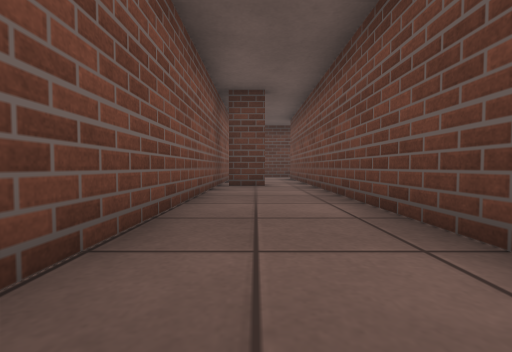
view 1 (above)

18 first-person views from a walk through a world built for the Gazebo simulator. The camera is 0.5 m above the floor, tilts 2° down and sees 90° across. The floor is counted in squares, 1 m on a side. Each view is taken from the middle of a square. On the plan, view 1 faces up. The plan holds only what a view shows up to about 9 squares ahead; the rest is blank.

view 2
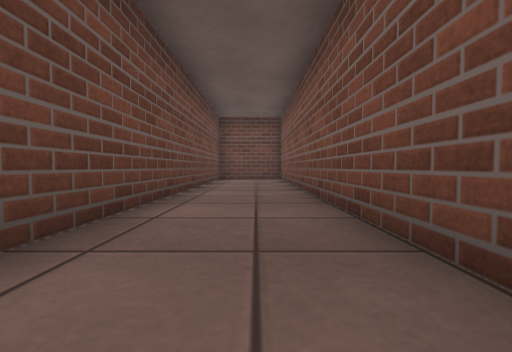

view 3
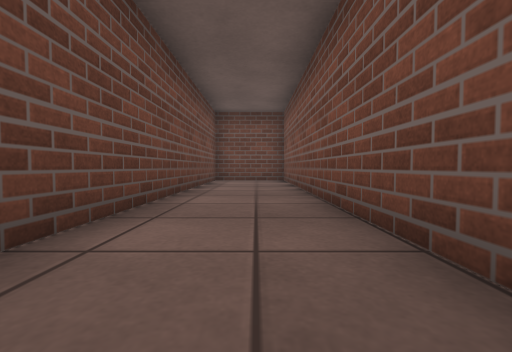

view 4
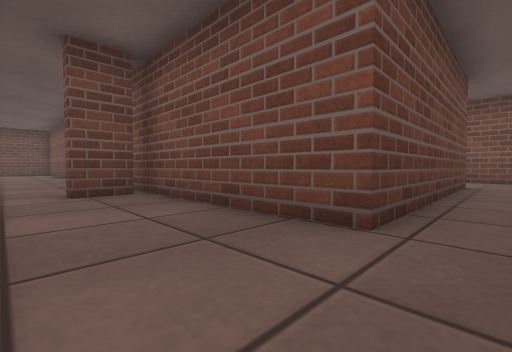

view 5
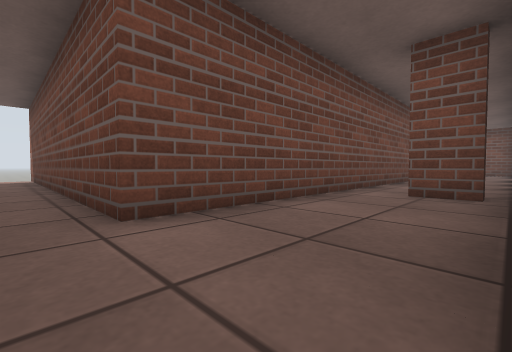

view 6
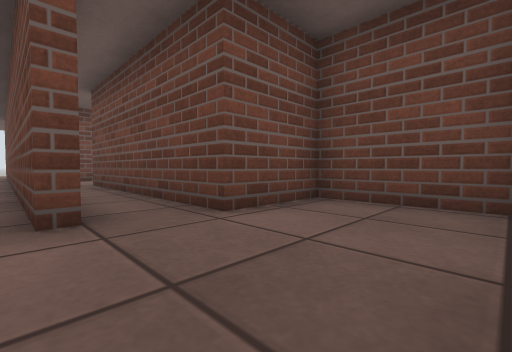

view 7
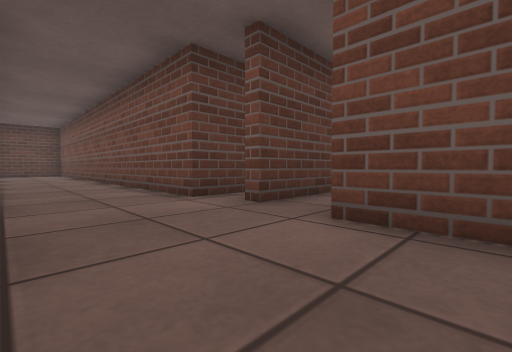

view 8
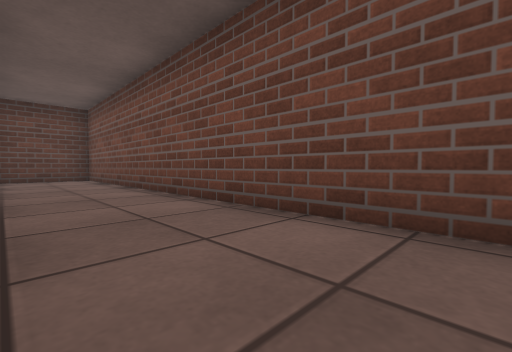

view 9
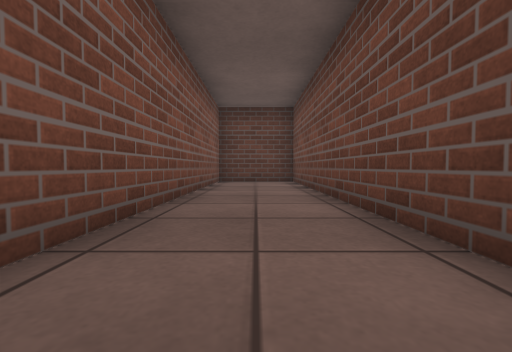

view 10
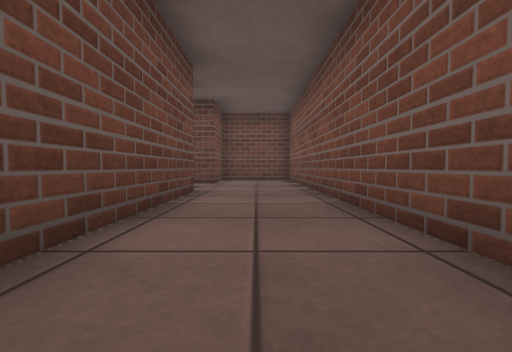

view 11
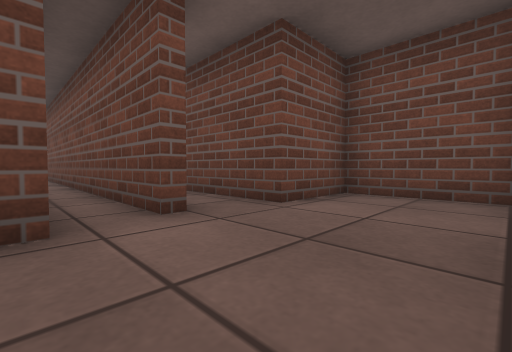

view 12
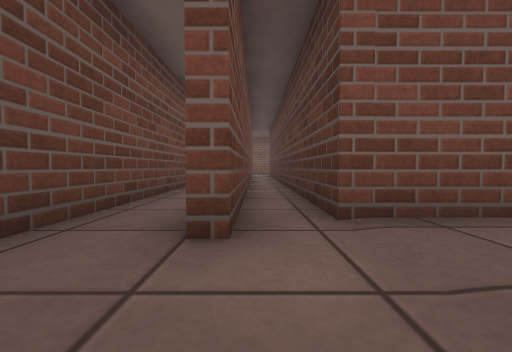

view 13
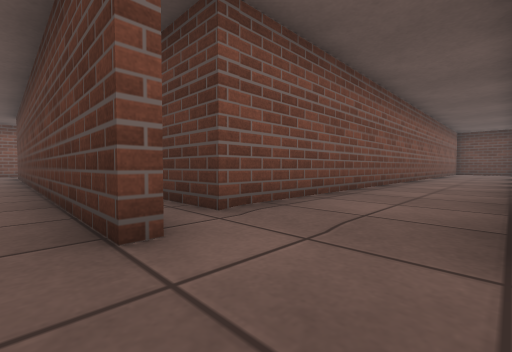

view 14
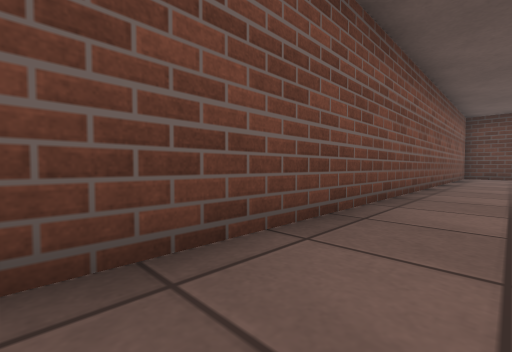

view 15
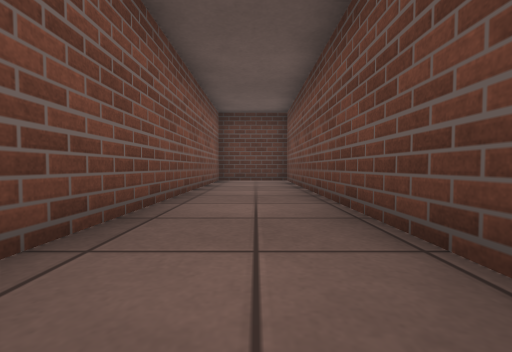

view 16
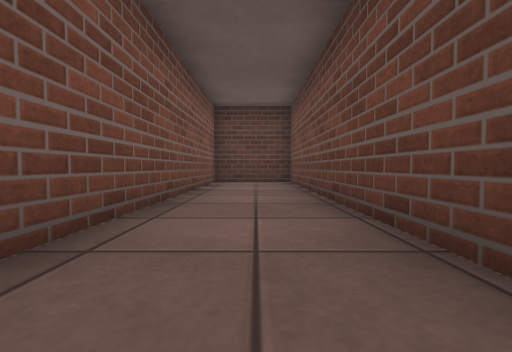

view 17
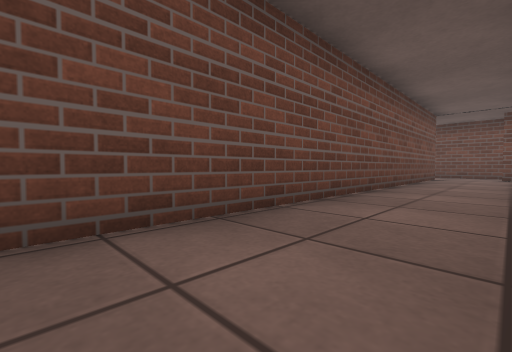

view 18
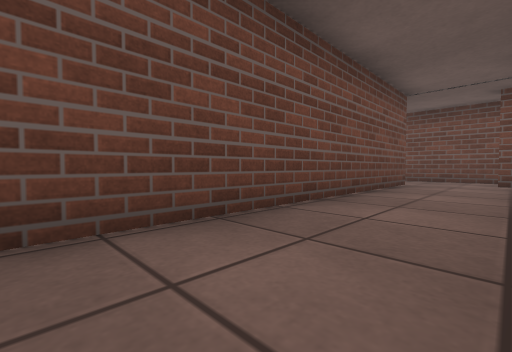

### Floor plan
Points are (right, up) in squares from view 1. A wall is a line through its corners. A room is listed if a view was taken in it or the views show most of it. See-through windows are left out.
Room 1 (views 1, 2, 3)
walls: (0.2, 6.8) (-0.8, 6.8); (-1, 7) (-1, -5.9); (1.5, -6.1) (1.5, 7.5)
ways out: opening at (1, 8) to room 2
Room 2 (view 4)
walls: (-1, 11.2) (-1, 7); (1.5, 7.5) (1.5, 11.2) (6.5, 11.2); (-0.8, 7.1) (0.2, 7.1); (5.6, 13.8) (-1, 13.8); (6.4, 12.5) (-0.5, 12.5)
ways out: opening at (1, 8) to room 1; opening at (-1, 12) to room 3; opening at (6, 12) to room 4
Room 3 (views 5, 6, 7, 8, 9, 10, 11)
walls: (-9.3, 17.8) (-9.3, 9.9); (-5.5, 13.8) (-6.7, 13.8) (-6.7, 26.7) (-9.3, 26.7) (-9.3, 19.2); (-9.1, 9.3) (-6.7, 9.3) (-6.7, 11.2) (-1, 11.2); (-0.5, 12.5) (-6.5, 12.5)
ways out: opening at (-1, 12) to room 2
Room 4 (views 12, 13)
walls: (6.5, 11.2) (11, 11.2)
ways out: opening at (6, 12) to room 2; opening at (7, 14) to room 5; gap at (11, 11)
Room 5 (views 14, 15, 16, 17, 18)
walls: (8.1, 13.8) (8.1, 31.5) (5.6, 31.5) (5.6, 13.8); (-6.5, 12.8) (6.2, 12.8)
ways out: opening at (7, 14) to room 4

Where each view was taken, in squares from view 1:
view 1: 0 up, 0 right, facing up
view 2: 4 up, 0 right, facing down
view 3: 3 up, 0 right, facing down
view 4: 12 up, 1 right, facing down-left
view 5: 12 up, 1 left, facing down-right
view 6: 13 up, 9 left, facing down-right
view 7: 10 up, 9 left, facing up-right
view 8: 16 up, 9 left, facing up-right
view 9: 18 up, 8 left, facing up
view 10: 19 up, 8 left, facing down
view 11: 14 up, 9 left, facing down-right
view 12: 13 up, 8 right, facing left
view 13: 12 up, 8 right, facing up-left
view 14: 18 up, 7 right, facing up-left
view 15: 22 up, 7 right, facing up
view 16: 23 up, 7 right, facing up
view 17: 26 up, 6 right, facing down-right
view 18: 22 up, 6 right, facing down-right
